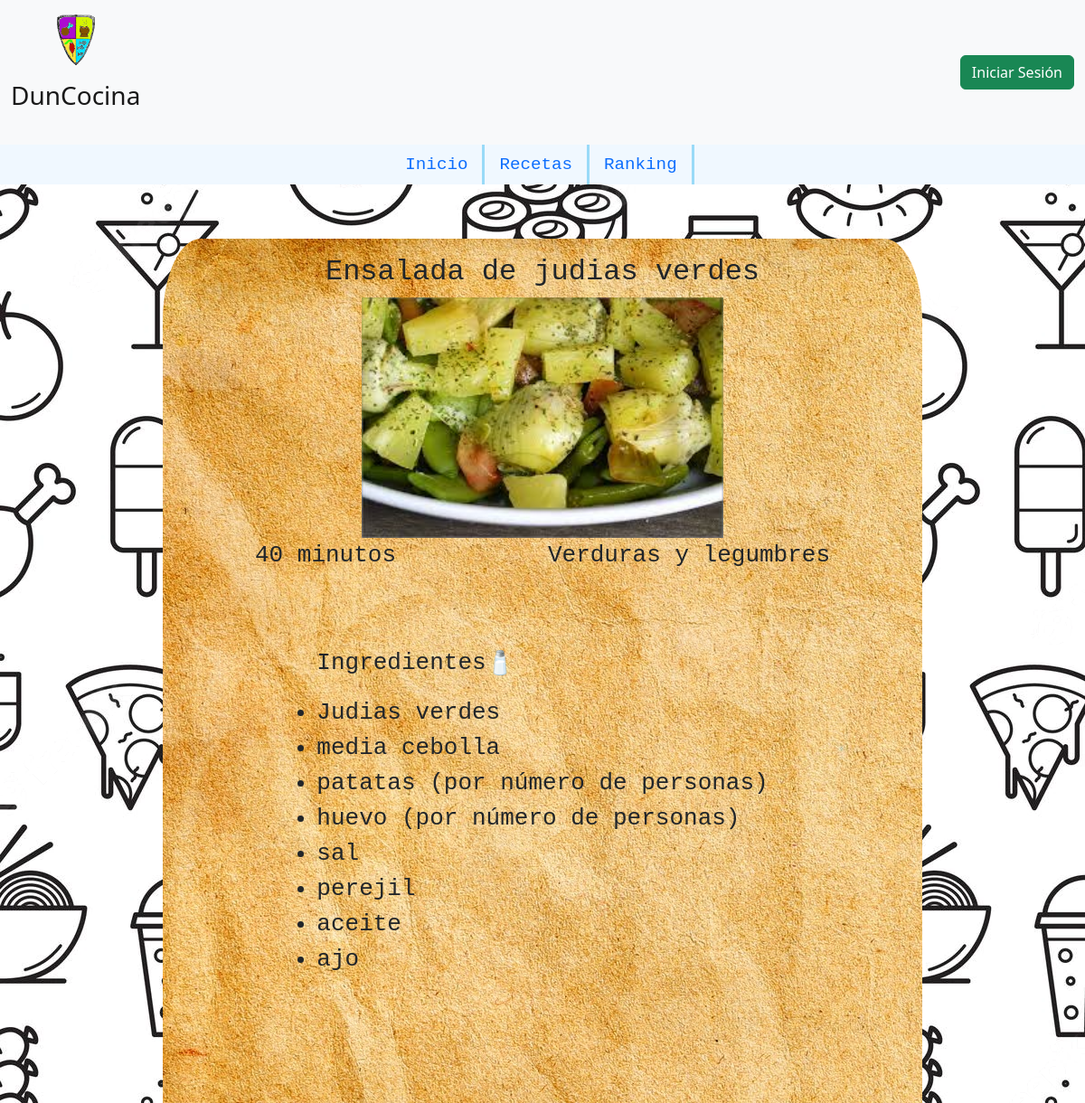
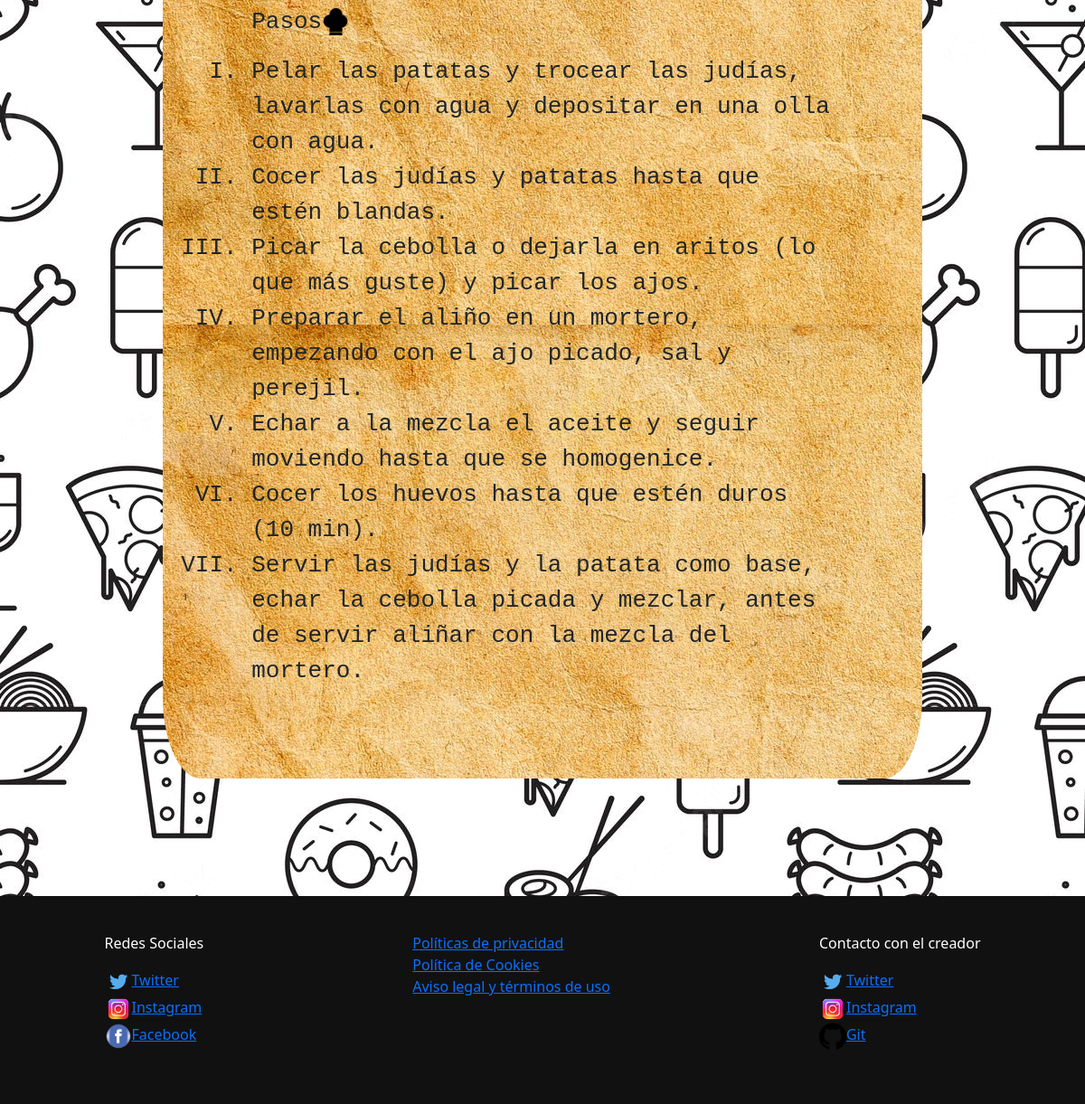
The app's page /php/ver_receta.php?id_receta=4 with its own data (2 pictures, top to bottom).
### tables this page shows
CREATE TABLE `receta` (
  `id_receta` int(3) NOT NULL,
  `id_user` int(2) NOT NULL,
  `nombre` varchar(50) NOT NULL,
  `imagen` varchar(350) NOT NULL,
  `tiempo` int(3) NOT NULL,
  `categoria` varchar(30) NOT NULL,
  `ingredientes` varchar(350) NOT NULL,
  `alergenos` varchar(50) DEFAULT NULL,
  `pasos` varchar(1000) NOT NULL,
  `fecha` date NOT NULL COMMENT 'Fecha de subida de la receta',
  `puntuacion` int(5) NOT NULL DEFAULT 0
);

### php/ver_receta.php (the view, shortened to what this page needs)
<!DOCTYPE html>
<html lang="es">
<head>
    <link href="https://cdn.jsdelivr.net/npm/bootstrap@5.2.0/dist/css/bootstrap.min.css" rel="stylesheet">
    <link  rel="stylesheet" type="text/css" href="../estilos/estilos.css?2.7"/>
</head>
<body>
    <?php
    require('./funciones.php');
    $conexion=conexion();
    if(isset($_SESSION['id'])){
            $id=$_SESSION["id"];
            $id_receta=$_GET["id_receta"];
            $r1=".";
            $e1="..";
            $e2=".";
            $i="../";
            echo insert_cab($r1,$i);
            echo insert_nav($e1,$e2);
            $sentencia="select id_user, nombre, imagen, tiempo,
                categoria, ingredientes, alergenos, pasos, puntuacion from receta where id_receta=?";
            $consulta=$conexion->prepare($sentencia);
            $consulta->bind_param("i",$id_receta);
            $consulta->bind_result($id_user, $nombre, $imagen, $tiempo,
                $categoria, $ingredientes, $alergenos, $pasos, $puntuacion);
            $consulta->execute();
            $consulta->store_result();
            $consulta->fetch();
            $consulta->close();
            $listaIngr=explode(",",$ingredientes);
            $listaPasos=explode(".",$pasos);
            echo'
                <main>
                    <div id="ver_receta">
                        <div>
                            <h2>'.$nombre.'</h2>
                        </div>
                        <img id="imagen_receta" src="../'.$imagen.'">
                        <div>
                            <p>'.$tiempo.' minutos</p>
                            <p>'.$categoria.'</p>
                        </div>
                ';
                if($alergenos!= NULL){
                    echo'<div id="alergeno">
                            <p>Esta receta contiene: '.$alergenos.'</p>
                        </div>';
                }
                echo'
                <ul class="ingre">
                <p>Ingredientes<img class="emoji" src="../imagenes/recetas/emoji_ingr.png""></p>
                ';
            foreach($listaIngr as $valor){
                echo"<li>".$valor."</li>";
            }
            echo"</ul>";
            echo"<ol class='ps'>
                <p>Pasos<img class='emoji' src='../imagenes/recetas/emoji_paso.png''></p>";
            foreach($listaPasos as $valor){
                echo"<li>".$valor.".</li>";
            }
            echo"</ol>";
            if($id==$id_user || $id==1){
                echo'<div class="opciones"><a href="'.$e2.'/editar_datos_receta.php?id_receta='.$id_receta.'&id_user='.$id_user.'" class="btn btn-warning" role="button">Editar Datos</a>';
                echo"
                    <form method='post' action='#'>
                        <input type='hidden' name='id_eliminar' value=".$id_receta.">
                        <button type='submit' name='borrar' class='btn btn-danger'>Borrar</button>
                    </form>
                    </div>
                ";
                if(isset($_POST["borrar"])){
                    $sentencia="delete from receta where id_receta=? ";
                    $consulta=$conexion->prepare($sentencia);
                    $consulta->bind_param("i",$id_receta);
                    echo"<h2 class='mensaje'>Receta borrada</h2>";
                    $consulta->execute();
                    $consulta->fetch();
                    $consulta->close();
                }
            }else{
                $ComprobarVoto=("select count(*) from votacion where id_user=? and id_receta=?");
                $consulta=$conexion->prepare($ComprobarVoto);
                $consulta->bind_param("ii",$id,$id_receta);
                $consulta->bind_result($haVotado);
                $consulta->execute();
                $consulta->store_result();
                $consulta->fetch();
                $consulta->close();
                $select_id = "SELECT `AUTO_INCREMENT` FROM  INFORMATION_SCHEMA.TABLES WHERE TABLE_SCHEMA = 'web_cocina' AND   TABLE_NAME = 'votacion';";
                $consulta=$conexion->query($select_id);
                $fila=$consulta->fetch_array(MYSQLI_ASSOC);
                $consulta->close();
                echo"
                    <div class='opciones'>
                        <form method='post' action='#' enctype='multipart/form-data'>
                            <input type='hidden' value=".$fila["AUTO_INCREMENT"]." name='id_votacion' class='form-control' readonly>";
                if($haVotado==0){
                    echo"<button id='meGusta' type='submit' name='gusta'><img id='imagenGusta' src='../imagenes/recetas/corazon_vacio.png'></button>";
                }else{
                    echo"<button id='meGusta' type='submit' name='gusta'><img id='imagenGusta' src='../imagenes/recetas/corazon_like.png'></button>";
                }
                echo"
                        </form>
                    </div>
                    <a href='".$e2."/reportar.php?id_receta=".$id_receta."' class='btn btn-warning' role='button'>Reportar</a>
                    </div>
                ";
                if(isset($_POST["gusta"])){
                    if($haVotado==0){
                        $n_puntos=$puntuacion+1;
                        $sentencia="update receta set puntuacion=? where id_receta=? ";
                        $consulta=$conexion->prepare($sentencia);
                        $consulta->bind_param("ii",$n_puntos , $id_receta);
                        $consulta->execute();
                        $consulta->fetch();
                        $consulta->close();
                        $id_votar=$_POST['id_votacion'];
                        $votacion=$conexion->query("INSERT INTO `votacion` (`id_voto`, `id_user`, `id_receta`) VALUES ('$id_votar', '$id', '$id_receta')");
                        echo'<META HTTP-EQUIV="REFRESH"CONTENT="2;URL=http:./ver_receta.php?id_receta='.$id_receta.'">';
                    }else{
                        $n_puntos=$puntuacion-1;
                        $sentencia="update receta set puntuacion=? where id_receta=? ";
                        $consulta=$conexion->prepare($sentencia);
                        $consulta->bind_param("ii",$n_puntos , $id_receta);
                        $consulta->execute();
                        $consulta->fetch();
                        $consulta->close();
                        $votacion=$conexion->query("DELETE FROM `votacion` WHERE id_user='$id' and id_receta='$id_receta'");
                        echo'<META HTTP-EQUIV="REFRESH"CONTENT="2;URL=http:./ver_receta.php?id_receta='.$id_receta.'">';
                    }
                }
            }
            echo"</div></main>";
        }else{
            $id_receta=$_GET["id_receta"];
            $r1=".";
            $e1="..";
            $e2=".";
            $i="../";
            echo insert_cab($r1,$i);
            echo insert_nav($e1,$e2);
             $sentencia="select id_user, nombre, imagen, tiempo,
             categoria, ingredientes, alergenos, pasos, puntuacion from receta where id_receta=?";
            $consulta=$conexion->prepare($sentencia);
            $consulta->bind_param("i",$id_receta);
            $consulta->bind_result($id_user, $nombre, $imagen, $tiempo,
                $categoria, $ingredientes, $alergenos, $pasos, $puntuacion);
            $consulta->execute();
            $listaIngr=explode(",",$ingredientes);
            $listaPasos=explode(".",$pasos);
            echo'
                <main>
                    <div id="ver_receta">
                        <div>
                            <h2>'.$nombre.'</h2>
                        </div>
                        <img id="imagen_receta" src="../'.$imagen.'">
                        <div>
                            <p>'.$tiempo.' minutos</p>
                            <p>'.$categoria.'</p>
                        </div>
                        <ul class="ingre">
                        <p>Ingredientes<img class="emoji" src="../imagenes/recetas/emoji_ingr.png""></p>
            ';
            foreach($listaIngr as $valor){
                echo"<li>".$valor."</li>";
            }
            echo"</ul>";
            echo"<ol class='ps'>
                <p>Pasos<img class='emoji' src='../imagenes/recetas/emoji_paso.png''></p>";
            foreach($listaPasos as $valor){
                echo"<li>".$valor.".</li>";
            }
            echo"</ol></div></main>";
        }
        echo insert_footer();
    ?>
</body>

### estilos/estilos.css (style rules this page uses)
html { min-height: 100%; position: relative; }
* { margin:0%; padding:0%; }
body { background-image: url("../imagenes/fondos/fondo1.webp"); width: 100%; height: 100%; margin: 0; }
main { margin-bottom: 30%; }
#ver_receta { display: flex; align-items: center; flex-direction: column; margin: 5% 15%; background-image: url("../imagenes/fondos/fondo_receta.webp"); font-size: xx-large; padding-top: 1%; font-family: monospace; padding: 1.5%; border-radius: 5%; }
#imagen_receta { width:400px; }
.emoji { width: 30px; }
#ver_receta div { width:100%; display: flex; justify-content: space-around; }
#ver_receta ul { margin: 3%; padding: 40px; transition-duration: 1s; }
#ver_receta ol { list-style: upper-roman; margin: 5%; padding: 40px; transition-duration: 1s; }

### records on screen
receta: nombre "Ensalada de judias verdes", imagen (picture), tiempo "40", categoria "Verduras y legumbres", ingredientes "Judias verdes", ingredientes "media cebolla", ingredientes "patatas (por número de personas)", ingredientes "huevo (por número de personas)", ingredientes "sal", ingredientes "perejil", ingredientes "aceite", ingredientes "ajo", pasos "Pelar las patatas y trocear las judías, lavarlas con agua y depositar en una olla con agua", pasos "Cocer las judías y patatas hasta que estén blandas", pasos "Picar la cebolla o dejarla en aritos (lo que más guste) y picar los ajos", pasos "Preparar el aliño en un mortero, empezando con el ajo picado, sal y perejil", pasos "Echar a la mezcla el aceite y seguir moviendo hasta que se homogenice", pasos "Cocer los huevos hasta que estén duros (10 min)", pasos "Servir las judías y la patata como base, echar la cebolla picada y mezclar, antes de servir aliñar con la mezcla del mortero"
